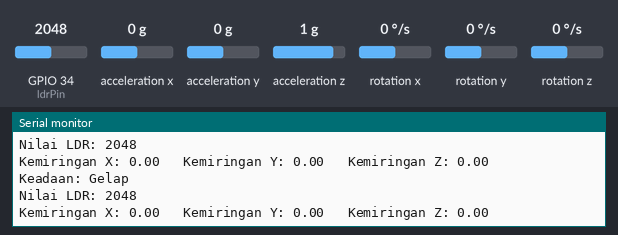
A sketch run on a simulated ESP32. Parts: the last lines printed to the serial monitor. Inputs (shaded band) come from the test bench; at power-on: acceleration x 0 g, GPIO 34 (ldrPin) = 2048, acceleration y 0 g, acceleration z 1 g, rotation x 0 °/s, rotation y 0 °/s, rotation z 0 °/s.

Above: at 3.2 s.
3.3 s: acceleration x set to -1.4 g
At 4.5 s:
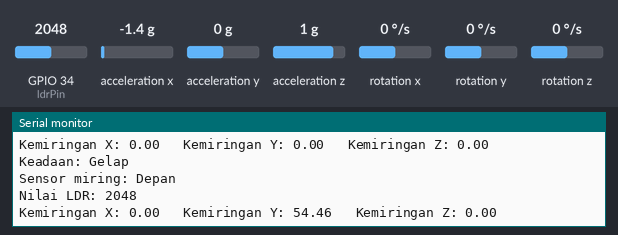
6.5 s: GPIO 34 (ldrPin) set to 1960
At 7.8 s:
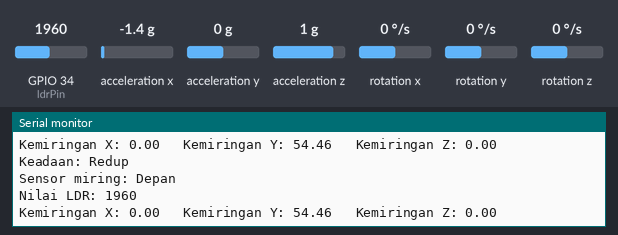
9.5 s: acceleration y set to -1.4 g
At 10.9 s:
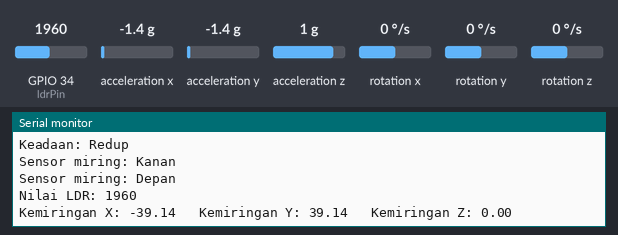
12.5 s: GPIO 34 (ldrPin) set to 460
At 13.9 s:
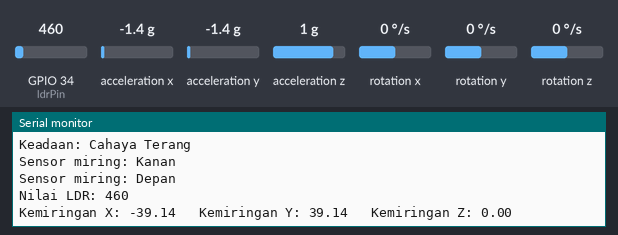
15.5 s: acceleration x set to 0.8 g
At 16.9 s:
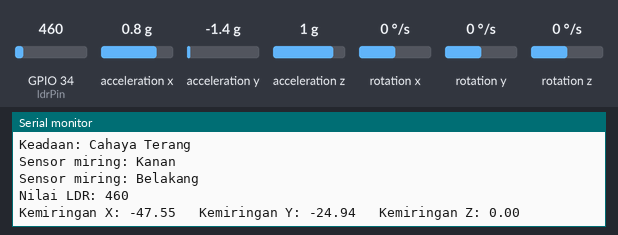
18.5 s: GPIO 34 (ldrPin) set to 10
At 19.5 s:
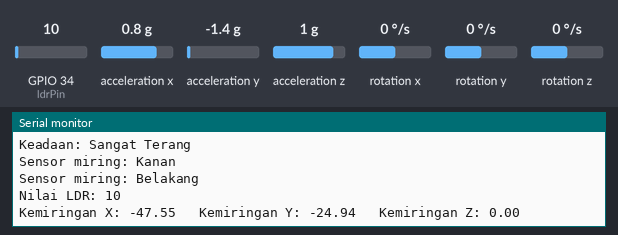
Timing chart, 0 to 21.5 s (numbered marks = the images above; inputs shaded):
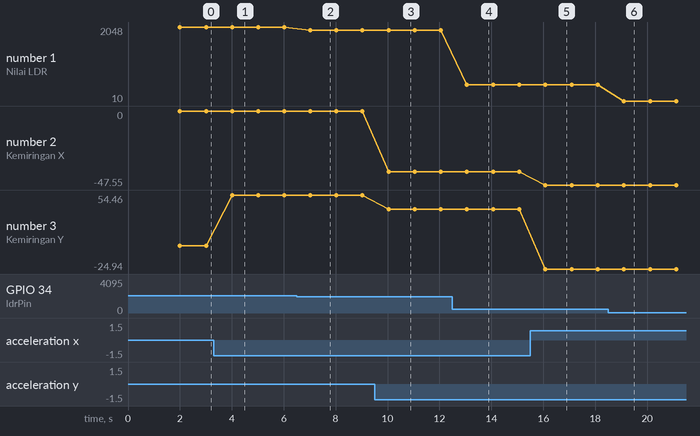

Measured:
- after the input at 3.3 s, the serial monitor: prints a new line after 0.71 s (image 1)
- after the input at 6.5 s, the serial monitor: prints a new line after 0.52 s (image 2)
- after the input at 9.5 s, the serial monitor: prints a new line after 0.54 s (image 3)
- after the input at 12.5 s, the serial monitor: prints a new line after 0.56 s (image 4)
- after the input at 15.5 s, the serial monitor: prints a new line after 0.58 s (image 5)
- after the input at 18.5 s, the serial monitor: prints a new line after 0.60 s (image 6)
- plotted number 1: 2048 → 1960 after the input at 6.5 s, 1960 → 460 after the input at 12.5 s, 460 → 10 after the input at 18.5 s
- plotted number 2: 0 → -39.14 after the input at 9.5 s, -39.14 → -47.55 after the input at 15.5 s

The sketch:

Tugas1.ino
```cpp
#include <Wire.h>
#include <MPU6050_light.h>

MPU6050 mpu(Wire);
const int ldrPin = 34;  // Pin analog untuk LDR (ADC1_0 pada ESP32)

void setup() {
    Serial.begin(115200);           // Mengatur komunikasi serial
    Wire.begin();                   // Inisialisasi I2C

    // Inisialisasi MPU6050
    Serial.println("Inisialisasi MPU6050...");
    byte status = mpu.begin();
    if (status != 0) {
        Serial.print("MPU6050 gagal terhubung, kode error: ");
        Serial.println(status);
        while (1); // Berhenti jika gagal
    } else {
        Serial.println("MPU6050 terhubung.");
    }

    mpu.calcOffsets(); // Menghitung offset untuk kalibrasi

    delay(1000);
}

void loop() {
    // Membaca data dari sensor LDR
    int ldrValue = analogRead(ldrPin);

    // Mengklasifikasikan intensitas cahaya dari nilai LDR
    if (ldrValue > 2000) {
        Serial.println("Keadaan: Gelap");
    } else if (ldrValue > 500 && ldrValue <= 2000) {
        Serial.println("Keadaan: Redup");
    } else if (ldrValue > 50 && ldrValue <= 500) {
        Serial.println("Keadaan: Cahaya Terang");
    } else {
        Serial.println("Keadaan: Sangat Terang");
    }


    // Memperbarui pembacaan dari sensor MPU6050
    mpu.update();

    // Mengklasifikasikan kondisi kemiringan sensor berdasarkan nilai sumbu X dan Y
    if (mpu.getAngleX() > 10) {
        Serial.println("Sensor miring: Kiri");
    } else if (mpu.getAngleX() < -10) {
        Serial.println("Sensor miring: Kanan");
    }

    if (mpu.getAngleY() > 10) {
        Serial.println("Sensor miring: Depan");
    } else if (mpu.getAngleY() < -10) {
        Serial.println("Sensor miring: Belakang");
    }

    // Menampilkan nilai mentah dari LDR dan kemiringan untuk debugging
    Serial.print("Nilai LDR: ");
    Serial.println(ldrValue);

    Serial.print("Kemiringan X: ");
    Serial.print(mpu.getAngleX());
    Serial.print(" \tKemiringan Y: ");
    Serial.print(mpu.getAngleY());
    Serial.print(" \tKemiringan Z: ");
    Serial.println(mpu.getAngleZ());

    delay(1000); // Delay 1 detik untuk memperlambat pembacaan
}
```
